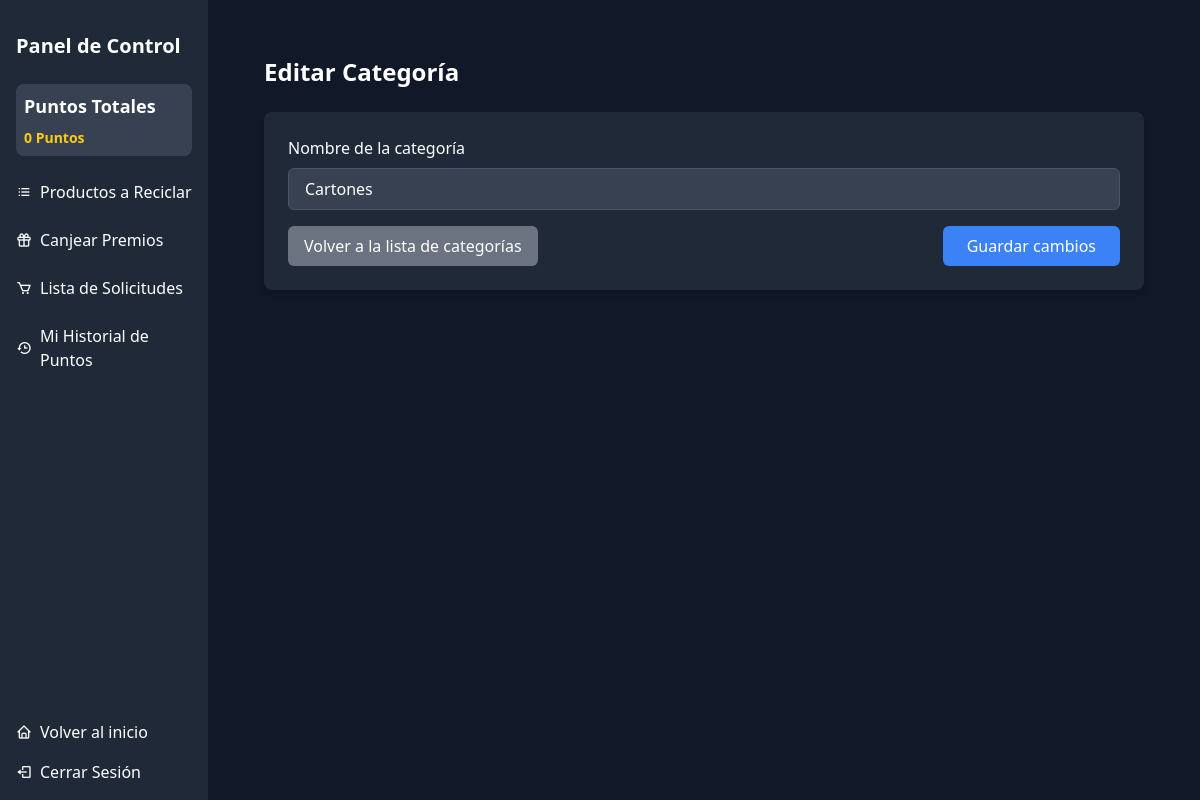
Page /dashboard/categories/4/update/ on the earlier database version.
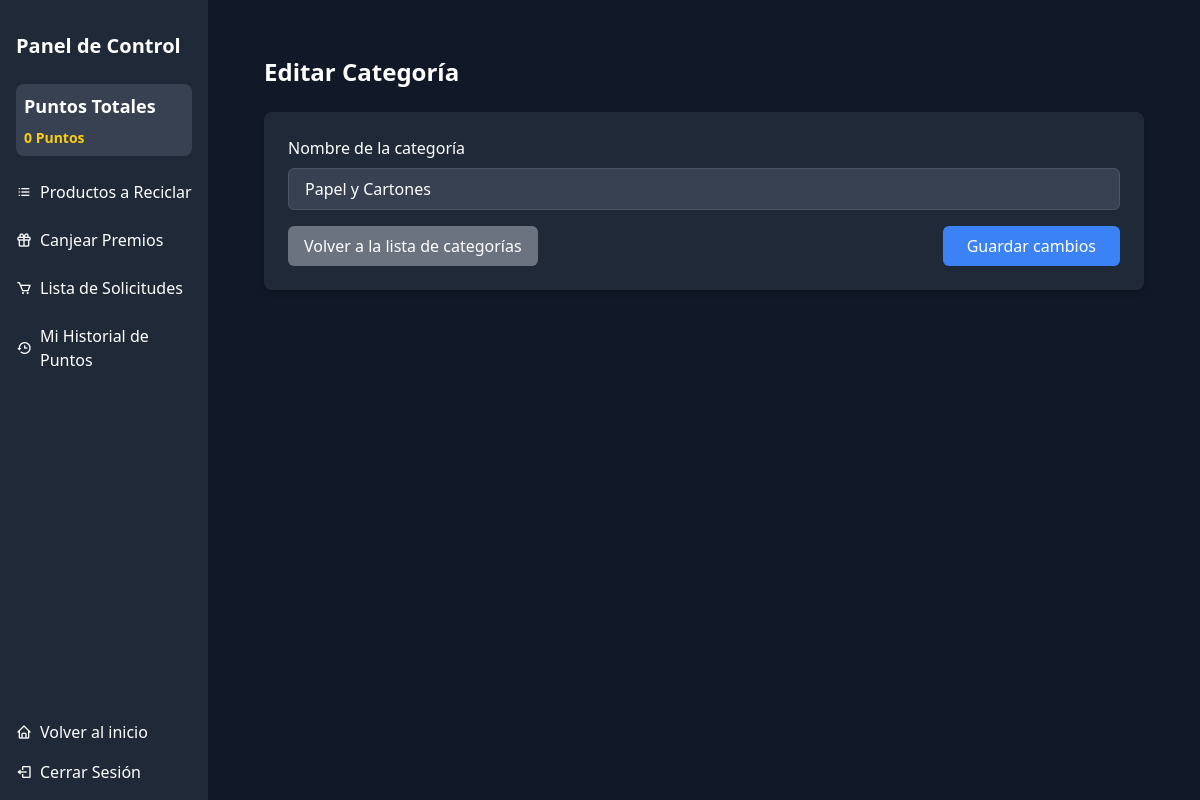
Same page on the later database version.
### core/dashboard/models.py (models this page shows, shortened)
class Category(models.Model):
    name = models.CharField(max_length=50, unique=True)
    created_at = models.DateTimeField(auto_now_add=True)
    updated_at = models.DateTimeField(auto_now=True)
    created_by = models.ForeignKey(
        settings.AUTH_USER_MODEL,
        on_delete=models.SET_NULL,
        null=True,
        blank=True,
        related_name="created_categories"
    )
    updated_by = models.ForeignKey(
        settings.AUTH_USER_MODEL,
        on_delete=models.SET_NULL,
        null=True,
        blank=True,
        related_name="updated_categories"
    )
    class Meta:
        verbose_name = 'Categoría'
        verbose_name_plural = 'Categorías'

### core/dashboard/views/category.py (the view, shortened to what this page needs)
# urls.py: path('categories/<int:pk>/update/', category.CategoryUpdateView.as_view(), name="category_update"),
class CategoryUpdateView(UpdateView):
    model = Category
    template_name = 'core/dashboard/category/category_form.html'
    form_class = CategoryForm
    success_url = reverse_lazy('dashboard:category_list')

### core/dashboard/forms/categoryform.py
class CategoryForm(forms.ModelForm):
    class Meta:
        model = Category
        fields = ['name']
        labels = {
            'name': 'Nombre de la categoría',
        }

### core/dashboard/context_processors.py (called while the page is built)
def total_points(request):
    if request.user.is_authenticated:
        total_points = Points.objects.filter(user=request.user).aggregate(total=models.Sum('number'))['total'] or 0
        total_history_points = PointHistory.objects.filter(user=request.user).aggregate(total=models.Sum('points'))['total'] or 0
        total_points = total_history_points
    else:
        total_points = 0
    return {'total_points': total_points}

### templates/core/dashboard/category/category_form.html (shortened to what this page needs)
{% extends 'components/base_dash.html' %}
{% block content %}
    <div class="container mx-auto p-6">
        <h2 class="text-2xl font-bold mb-6">
            {% if form.instance.pk %}
                Editar Categoría
            {% else %}
                Crear Nueva Categoría
            {% endif %}
        </h2>
        <form method="post" class="bg-gray-800 p-6 rounded-lg shadow-md">
            <div class="mb-4">
                <label for="id_name" class="block text-white font-medium mb-2">Nombre de la categoría</label>
                <input type="text" name="name" id="id_name" value="{{ form.name.value|default:'' }}" class="form-input px-4 py-2 w-full rounded-md border border-gray-600 bg-gray-700 text-white placeholder-gray-400 focus:ring-2 focus:ring-blue-500" placeholder="Nombre de la categoría" required>
            </div>
            <div class="flex items-center justify-between">
                <a href="{% url 'dashboard:category_list' %}" class="bg-gray-500 text-white hover:bg-gray-600 py-2 px-4 rounded-md mr-4">
                    Volver a la lista de categorías
                </a>
                <button type="submit" class="bg-blue-500 text-white px-6 py-2 rounded-md hover:bg-blue-600">
                    {% if form.instance.pk %}
                        Guardar cambios
                    {% else %}
                        Crear categoría
                    {% endif %}
                </button>
            </div>
        </form>
    </div>
{% endblock %}

Differences in the rows shown:
changed Category: name "Cartones" → "Papel y Cartones"
